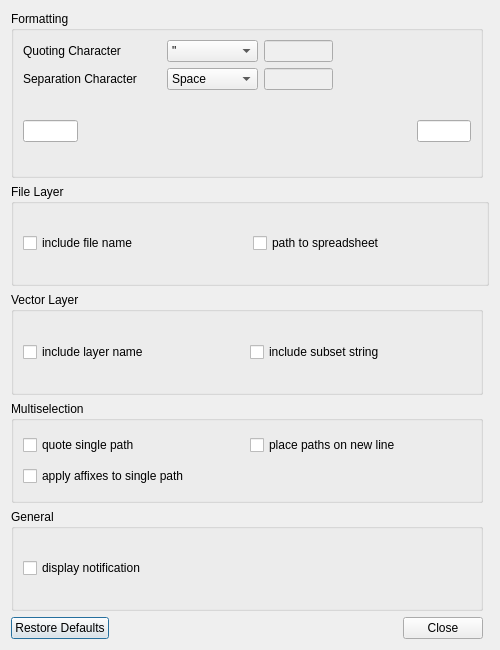
<?xml version="1.0" encoding="UTF-8"?>
<ui version="4.0">
 <class>Dialog</class>
 <widget class="QDialog" name="Dialog">
  <property name="geometry">
   <rect>
    <x>0</x>
    <y>0</y>
    <width>500</width>
    <height>650</height>
   </rect>
  </property>
  <property name="sizePolicy">
   <sizepolicy hsizetype="Preferred" vsizetype="Preferred">
    <horstretch>0</horstretch>
    <verstretch>0</verstretch>
   </sizepolicy>
  </property>
  <property name="windowTitle">
   <string>pathfinder Settings</string>
  </property>
  <layout class="QGridLayout" name="gridLayout_6">
   <item row="5" column="1">
    <widget class="QGroupBox" name="groupBox_5">
     <property name="title">
      <string>General</string>
     </property>
     <layout class="QGridLayout" name="gridLayout_5">
      <item row="0" column="0">
       <widget class="QCheckBox" name="show_notification">
        <property name="toolTip">
         <string>&lt;html&gt;&lt;head/&gt;&lt;body&gt;&lt;p&gt;Whether to show a notification on successful operations.&lt;/p&gt;&lt;/body&gt;&lt;/html&gt;</string>
        </property>
        <property name="text">
         <string>display notification</string>
        </property>
       </widget>
      </item>
     </layout>
    </widget>
   </item>
   <item row="6" column="1">
    <widget class="QDialogButtonBox" name="buttonBox">
     <property name="orientation">
      <enum>Qt::Horizontal</enum>
     </property>
     <property name="standardButtons">
      <set>QDialogButtonBox::Close|QDialogButtonBox::RestoreDefaults</set>
     </property>
     <property name="centerButtons">
      <bool>false</bool>
     </property>
    </widget>
   </item>
   <item row="1" column="1">
    <widget class="QGroupBox" name="groupBox_4">
     <property name="title">
      <string>Formatting</string>
     </property>
     <property name="flat">
      <bool>true</bool>
     </property>
     <layout class="QVBoxLayout" name="verticalLayout">
      <item>
       <layout class="QGridLayout" name="gridLayout_2" columnstretch="6,4,3,6">
        <item row="2" column="1">
         <widget class="QComboBox" name="separ_cbox">
          <property name="toolTip">
           <string>&lt;html&gt;&lt;head/&gt;&lt;body&gt;&lt;p&gt;The character separating multiple paths.&lt;/p&gt;&lt;/body&gt;&lt;/html&gt;</string>
          </property>
          <item>
           <property name="text">
            <string>Space</string>
           </property>
          </item>
          <item>
           <property name="text">
            <string>Tab</string>
           </property>
          </item>
          <item>
           <property name="text">
            <string notr="true">,</string>
           </property>
          </item>
          <item>
           <property name="text">
            <string notr="true">;</string>
           </property>
          </item>
          <item>
           <property name="text">
            <string>Other</string>
           </property>
          </item>
         </widget>
        </item>
        <item row="2" column="0">
         <widget class="QLabel" name="separ_label">
          <property name="toolTip">
           <string>&lt;html&gt;&lt;head/&gt;&lt;body&gt;&lt;p&gt;The character separating multiple paths.&lt;/p&gt;&lt;/body&gt;&lt;/html&gt;</string>
          </property>
          <property name="text">
           <string>Separation Character</string>
          </property>
         </widget>
        </item>
        <item row="1" column="2">
         <widget class="QLineEdit" name="quote_char_custom">
          <property name="enabled">
           <bool>false</bool>
          </property>
          <property name="clearButtonEnabled">
           <bool>true</bool>
          </property>
         </widget>
        </item>
        <item row="1" column="0">
         <widget class="QLabel" name="qoute_label">
          <property name="toolTip">
           <string>&lt;html&gt;&lt;head/&gt;&lt;body&gt;&lt;p&gt;The character sorrounding individual paths.&lt;/p&gt;&lt;/body&gt;&lt;/html&gt;</string>
          </property>
          <property name="text">
           <string>Quoting Character</string>
          </property>
         </widget>
        </item>
        <item row="1" column="1">
         <widget class="QComboBox" name="quote_cbox">
          <property name="toolTip">
           <string>&lt;html&gt;&lt;head/&gt;&lt;body&gt;&lt;p&gt;The character sorrounding individual paths.&lt;/p&gt;&lt;/body&gt;&lt;/html&gt;</string>
          </property>
          <item>
           <property name="text">
            <string notr="true" comment="fgaeqge" extracomment="Double Quotes">&quot;</string>
           </property>
          </item>
          <item>
           <property name="text">
            <string notr="true" extracomment="Single Quote">'</string>
           </property>
          </item>
          <item>
           <property name="text">
            <string notr="true">´</string>
           </property>
          </item>
          <item>
           <property name="text">
            <string notr="true">`</string>
           </property>
          </item>
          <item>
           <property name="text">
            <string>Space</string>
           </property>
          </item>
          <item>
           <property name="text">
            <string>None</string>
           </property>
          </item>
          <item>
           <property name="text">
            <string>Other</string>
           </property>
          </item>
         </widget>
        </item>
        <item row="2" column="2">
         <widget class="QLineEdit" name="separ_char_custom">
          <property name="enabled">
           <bool>false</bool>
          </property>
          <property name="clearButtonEnabled">
           <bool>true</bool>
          </property>
         </widget>
        </item>
        <item row="2" column="3">
         <spacer name="horizontalSpacer">
          <property name="orientation">
           <enum>Qt::Horizontal</enum>
          </property>
          <property name="sizeHint" stdset="0">
           <size>
            <width>40</width>
            <height>20</height>
           </size>
          </property>
         </spacer>
        </item>
       </layout>
      </item>
      <item>
       <layout class="QHBoxLayout" name="horizontalLayout" stretch="4,2,20,2,4">
        <property name="sizeConstraint">
         <enum>QLayout::SetDefaultConstraint</enum>
        </property>
        <item>
         <widget class="QLineEdit" name="prefix">
          <property name="sizePolicy">
           <sizepolicy hsizetype="Fixed" vsizetype="Fixed">
            <horstretch>0</horstretch>
            <verstretch>0</verstretch>
           </sizepolicy>
          </property>
          <property name="minimumSize">
           <size>
            <width>50</width>
            <height>0</height>
           </size>
          </property>
          <property name="maximumSize">
           <size>
            <width>75</width>
            <height>16777215</height>
           </size>
          </property>
          <property name="toolTip">
           <string extracomment="qqqq">&lt;html&gt;&lt;head/&gt;&lt;body&gt;&lt;p&gt;Prefix character/s prepended to paths.&lt;/p&gt;&lt;/body&gt;&lt;/html&gt;</string>
          </property>
          <property name="text">
           <string/>
          </property>
          <property name="alignment">
           <set>Qt::AlignCenter</set>
          </property>
          <property name="placeholderText">
           <string notr="true"/>
          </property>
          <property name="clearButtonEnabled">
           <bool>true</bool>
          </property>
         </widget>
        </item>
        <item>
         <spacer name="horizontalSpacer_2">
          <property name="orientation">
           <enum>Qt::Horizontal</enum>
          </property>
          <property name="sizeHint" stdset="0">
           <size>
            <width>40</width>
            <height>20</height>
           </size>
          </property>
         </spacer>
        </item>
        <item>
         <widget class="QLabel" name="paths_preview">
          <property name="sizePolicy">
           <sizepolicy hsizetype="Preferred" vsizetype="Minimum">
            <horstretch>0</horstretch>
            <verstretch>0</verstretch>
           </sizepolicy>
          </property>
          <property name="minimumSize">
           <size>
            <width>0</width>
            <height>70</height>
           </size>
          </property>
          <property name="toolTip">
           <string>&lt;html&gt;&lt;head/&gt;&lt;body&gt;&lt;p&gt;Preview.&lt;/p&gt;&lt;/body&gt;&lt;/html&gt;</string>
          </property>
          <property name="frameShape">
           <enum>QFrame::NoFrame</enum>
          </property>
          <property name="text">
           <string notr="true"/>
          </property>
          <property name="alignment">
           <set>Qt::AlignCenter</set>
          </property>
         </widget>
        </item>
        <item>
         <spacer name="horizontalSpacer_3">
          <property name="orientation">
           <enum>Qt::Horizontal</enum>
          </property>
          <property name="sizeHint" stdset="0">
           <size>
            <width>40</width>
            <height>20</height>
           </size>
          </property>
         </spacer>
        </item>
        <item>
         <widget class="QLineEdit" name="postfix">
          <property name="sizePolicy">
           <sizepolicy hsizetype="Fixed" vsizetype="Fixed">
            <horstretch>0</horstretch>
            <verstretch>0</verstretch>
           </sizepolicy>
          </property>
          <property name="minimumSize">
           <size>
            <width>50</width>
            <height>0</height>
           </size>
          </property>
          <property name="maximumSize">
           <size>
            <width>75</width>
            <height>16777215</height>
           </size>
          </property>
          <property name="toolTip">
           <string>&lt;html&gt;&lt;head/&gt;&lt;body&gt;&lt;p&gt;Postfix character/s appended to paths.&lt;/p&gt;&lt;/body&gt;&lt;/html&gt;</string>
          </property>
          <property name="whatsThis">
           <string/>
          </property>
          <property name="alignment">
           <set>Qt::AlignCenter</set>
          </property>
          <property name="placeholderText">
           <string notr="true"/>
          </property>
          <property name="clearButtonEnabled">
           <bool>true</bool>
          </property>
         </widget>
        </item>
       </layout>
      </item>
     </layout>
    </widget>
   </item>
   <item row="3" column="1">
    <widget class="QGroupBox" name="groupBox_2">
     <property name="title">
      <string>Vector Layer</string>
     </property>
     <layout class="QGridLayout" name="gridLayout_4">
      <item row="0" column="0">
       <widget class="QCheckBox" name="incl_layer_name">
        <property name="toolTip">
         <string>&lt;html&gt;&lt;head/&gt;&lt;body&gt;&lt;p&gt;Whether to append the layername part to the path. Useful for file formats that can containing multiple layers.&lt;/p&gt;&lt;/body&gt;&lt;/html&gt;</string>
        </property>
        <property name="text">
         <string>include layer name</string>
        </property>
       </widget>
      </item>
      <item row="0" column="1">
       <widget class="QCheckBox" name="incl_subset_str">
        <property name="toolTip">
         <string>&lt;html&gt;&lt;head/&gt;&lt;body&gt;&lt;p&gt;Whether to append the subset string to the vector layer path. Useful to retain information about applied filter expressions.&lt;/p&gt;&lt;/body&gt;&lt;/html&gt;</string>
        </property>
        <property name="text">
         <string>include subset string</string>
        </property>
       </widget>
      </item>
     </layout>
    </widget>
   </item>
   <item row="4" column="1">
    <widget class="QGroupBox" name="groupBox_3">
     <property name="title">
      <string>Multiselection</string>
     </property>
     <layout class="QGridLayout" name="gridLayout">
      <item row="0" column="0">
       <widget class="QCheckBox" name="single_path_quote">
        <property name="toolTip">
         <string>&lt;html&gt;&lt;head/&gt;&lt;body&gt;&lt;p&gt;Wether to use quoting when only a single path is returned.&lt;/p&gt;&lt;/body&gt;&lt;/html&gt;</string>
        </property>
        <property name="text">
         <string>quote single path</string>
        </property>
       </widget>
      </item>
      <item row="1" column="0">
       <widget class="QCheckBox" name="single_path_affix">
        <property name="toolTip">
         <string>&lt;html&gt;&lt;head/&gt;&lt;body&gt;&lt;p&gt;Whether to apply prefix and postfix characters when only a single path is returned.&lt;/p&gt;&lt;/body&gt;&lt;/html&gt;</string>
        </property>
        <property name="text">
         <string>apply affixes to single path</string>
        </property>
       </widget>
      </item>
      <item row="0" column="1">
       <widget class="QCheckBox" name="paths_on_new_line">
        <property name="toolTip">
         <string>&lt;html&gt;&lt;head/&gt;&lt;body&gt;&lt;p&gt;Whether to place each path on a separate line.&lt;/p&gt;&lt;/body&gt;&lt;/html&gt;</string>
        </property>
        <property name="text">
         <string>place paths on new line</string>
        </property>
       </widget>
      </item>
     </layout>
    </widget>
   </item>
   <item row="2" column="1" colspan="2">
    <widget class="QGroupBox" name="groupBox">
     <property name="title">
      <string>File Layer</string>
     </property>
     <layout class="QGridLayout" name="gridLayout_3">
      <item row="1" column="0">
       <widget class="QCheckBox" name="incl_file_name">
        <property name="toolTip">
         <string>&lt;html&gt;&lt;head/&gt;&lt;body&gt;&lt;p&gt;Whether to include the file name.&lt;/p&gt;&lt;/body&gt;&lt;/html&gt;</string>
        </property>
        <property name="text">
         <string>include file name</string>
        </property>
       </widget>
      </item>
      <item row="1" column="1">
       <widget class="QCheckBox" name="checkBox">
        <property name="toolTip">
         <string>&lt;html&gt;&lt;head/&gt;&lt;body&gt;&lt;p&gt;Whether to return the path to the underlying data source of an OGR VRT dataset (e.g. the source XLSX Excel file of a spreadsheet layer) instead of the path to the virtual VRT file.&lt;/p&gt;&lt;/body&gt;&lt;/html&gt;</string>
        </property>
        <property name="text">
         <string>path to spreadsheet</string>
        </property>
       </widget>
      </item>
     </layout>
    </widget>
   </item>
  </layout>
 </widget>
 <tabstops>
  <tabstop>quote_cbox</tabstop>
  <tabstop>quote_char_custom</tabstop>
  <tabstop>separ_cbox</tabstop>
  <tabstop>separ_char_custom</tabstop>
  <tabstop>prefix</tabstop>
  <tabstop>postfix</tabstop>
  <tabstop>incl_file_name</tabstop>
  <tabstop>incl_layer_name</tabstop>
  <tabstop>incl_subset_str</tabstop>
  <tabstop>single_path_quote</tabstop>
  <tabstop>paths_on_new_line</tabstop>
  <tabstop>single_path_affix</tabstop>
  <tabstop>show_notification</tabstop>
 </tabstops>
 <resources/>
 <connections>
  <connection>
   <sender>buttonBox</sender>
   <signal>accepted()</signal>
   <receiver>Dialog</receiver>
   <slot>accept()</slot>
   <hints>
    <hint type="sourcelabel">
     <x>266</x>
     <y>540</y>
    </hint>
    <hint type="destinationlabel">
     <x>157</x>
     <y>274</y>
    </hint>
   </hints>
  </connection>
  <connection>
   <sender>buttonBox</sender>
   <signal>rejected()</signal>
   <receiver>Dialog</receiver>
   <slot>reject()</slot>
   <hints>
    <hint type="sourcelabel">
     <x>334</x>
     <y>540</y>
    </hint>
    <hint type="destinationlabel">
     <x>286</x>
     <y>274</y>
    </hint>
   </hints>
  </connection>
 </connections>
</ui>
